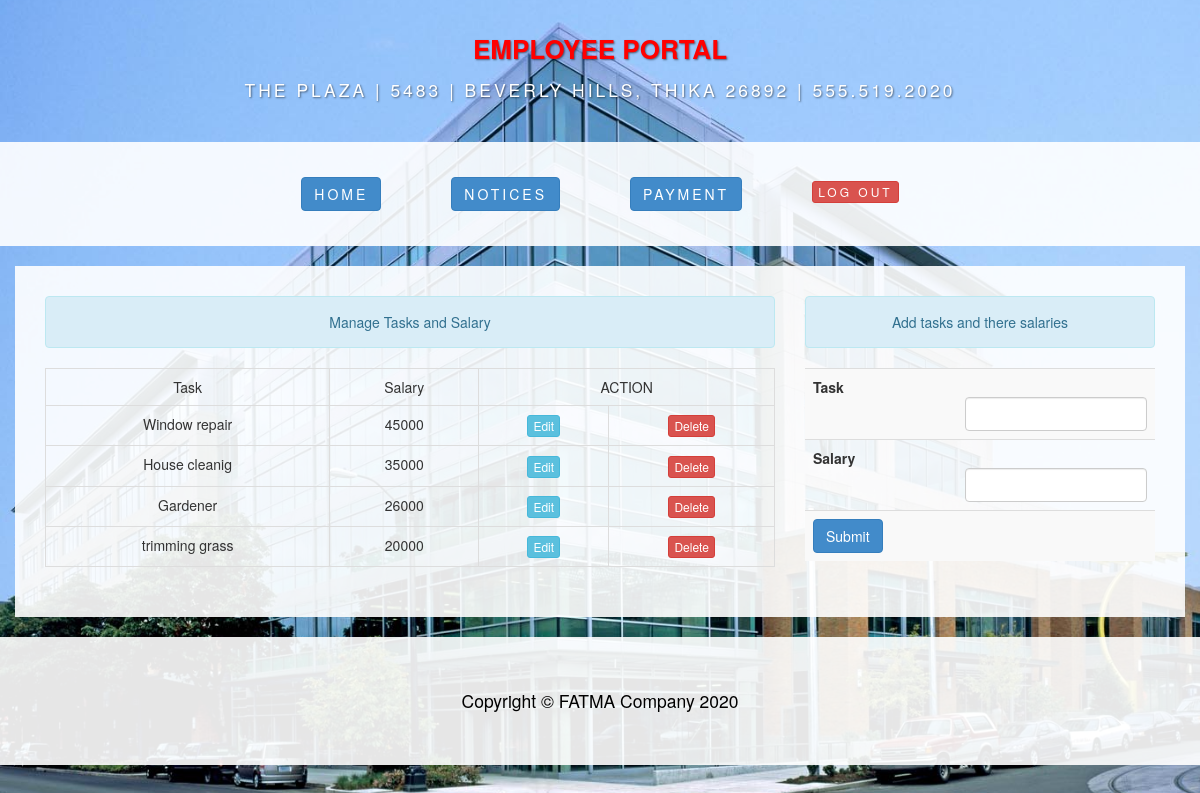
/admin/mng_payment.php (signed in), run on the app's committed database.
### tables this page shows
CREATE TABLE `tasks` (
  `id` int(11) NOT NULL,
  `taskname` text NOT NULL,
  `amount` int(11) NOT NULL,
  `status` int(11) NOT NULL
);

### admin/mng_payment.php (the view, shortened to what this page needs)
<?php require_once('../Connections/conn.php'); ?>
<?php
$editFormAction = $_SERVER['PHP_SELF'];
if (isset($_SERVER['QUERY_STRING'])) {
  $editFormAction .= "?" . htmlentities($_SERVER['QUERY_STRING']);
}
$query_salary = "SELECT * FROM tasks ORDER BY amount DESC";
$salary = mysql_query($query_salary, $conn) or die(mysql_error());
$row_salary = mysql_fetch_assoc($salary);
$totalRows_salary = mysql_num_rows($salary);
?>
<!DOCTYPE html>
<html lang="en">
<head>
    <link href="../css/bootstrap.css" rel="stylesheet">
    <link href="../css/business-casual.css" rel="stylesheet">
    <link href="../css/mycss.css" rel="stylesheet" type="text/css">
    <link href="../SpryAssets/SpryValidationTextField.css" rel="stylesheet" type="text/css">
    <link href="../SpryAssets/SpryAccordion.css" rel="stylesheet" type="text/css">
    <link href="../SpryAssets/SpryValidationSelect.css" rel="stylesheet" type="text/css">
    <link href="../SpryAssets/SpryValidationTextarea.css" rel="stylesheet" type="text/css">
</head>
<body>
    <div class="brand" id="companyname">EMPLOYEE PORTAL</div>
    <div class="address-bar">The Plaza | 5483 | Beverly Hills, Thika 26892 | 555.519.2020</div>
    	<?php require_once("admin_head.php");?>
	<div class="container">
    <div class="row">
            <div class="box">
            	  <div class="col-lg-8 text-center">
                  <form action="" method="post" name="edit" id="edit">
                    <table width="556" border="0" class="table table-bordered table-responsive">
                      <caption class="alert alert-info">
                        Manage Tasks and Salary
                      </caption>
                      <tr>
                        <td scope="row">Task</td>
                        <td>Salary</td>
                        <td colspan="2">ACTION</td>
                      </tr>
                        <?php if ($totalRows_salary > 0) {  ?>
                          <?php do { ?>
                      <tr>
                        <td scope="row"><?php echo $row_salary['taskname']; ?></td>
                        <td><?php echo $row_salary['amount']; ?></td>
                        <td><a href="edit_payment.php?id=<?php  echo $row_salary['id'];?>" class="btn btn-xs btn-info">Edit</a></td>
                        <td><input name="delete" type="submit" value="Delete" class="btn btn-xs btn-danger">
                        </td>
                      </tr>
                        <?php } while ($row_salary = mysql_fetch_assoc($salary)); ?>
                          <?php }  ?>
                    </table>
                  </form>
             	 </div>
              <div class="col-lg-4 text-center">
               	<form action="<?php echo $editFormAction; ?>" method="POST" name="admin_payment" id="admin_payment">
               	  <table width="200" border="0" class="table table-striped table-responsive"/>
               	    <caption  class="alert alert-info">
               	      Add tasks and there salaries
           	        </caption>
               	    <tr>
               	      <th width="80" scope="row">Task</th>
               	      <td width="104"><span id="sprytextfield1" class="form-group">
               	        <input type="text" name="task" id="task" class="form-control">
           	          <span class="textfieldRequiredMsg">A value is required.</span></span></td>
           	        </tr>
               	    <tr>
               	      <th scope="row">Salary</th>
               	      <td><span id="sprytextfield2" class="form-group">
               	        <input type="text" name="salary" id="salary" class="form-control">
           	          <span class="textfieldRequiredMsg">A value is required.</span></span></td>
           	        </tr>
               	    <tr>
               	      <th colspan="2" scope="row">
                      <input type="submit" name="submit" id="submit" value="Submit" class="btn btn-primary"></th>
           	        </tr>
               	</form>
              </div>
            </div>
      </div>
    </div>
    <footer>
       <?php require_once("../includes/footer.php");?>
    </footer>
</body>
</html>

### css/business-casual.css (style rules this page uses)
body { background:url(../img/one.jpg) no-repeat center center fixed; -webkit-background-size: cover; -moz-background-size: cover; -o-background-size: cover; background-size: cover; }
.brand, .address-bar { display: none; }
.box { background: #fff; background: rgba(255,255,255,0.9); margin-bottom: 20px; padding: 30px 15px; }
footer { background: #fff; background: rgba(255,255,255,0.9); }
@media screen and (min-width: 768px) { .brand { display: inherit; font-weight: 700; font-size: 5em; line-height: normal; text-align: center; margin: 0; padding: 30px 0 10px; color: #fff; text-shadow: 1px 1px 2px rgba(0, 0, 0, 0.5); } }
@media screen and (min-width: 768px) { .address-bar { display: inherit; text-align: center; margin: 0; padding: 0 0 40px; font-size: 1.25em; text-transform: uppercase; letter-spacing: 3px; font-weight: 400; color: #fff; text-shadow: 1px 1px 2px rgba(0, 0, 0, 0.5); } }
@media screen and (min-width: 1200px) { .box:after { content: ''; display: table; clear: both; color:#F00; } }

### css/mycss.css (style rules this page uses)
#companyname { color:#F00; font-size:26px; }

### data on the page
tasks: taskname "Window repair", amount "45000"
tasks: taskname "House cleanig", amount "35000"
tasks: taskname "Gardener", amount "26000"
tasks: taskname "trimming grass", amount "20000"
